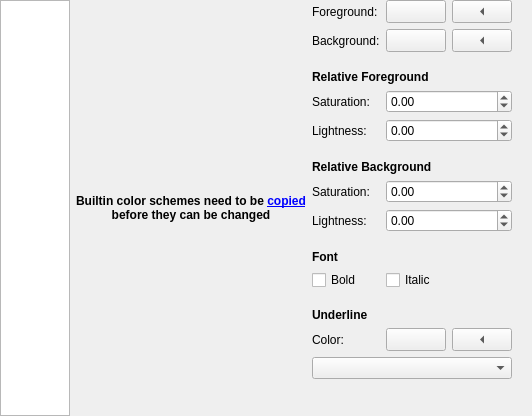
<?xml version="1.0" encoding="UTF-8"?>
<ui version="4.0">
 <class>TextEditor::Internal::ColorSchemeEdit</class>
 <widget class="QWidget" name="TextEditor::Internal::ColorSchemeEdit">
  <property name="geometry">
   <rect>
    <x>0</x>
    <y>0</y>
    <width>513</width>
    <height>416</height>
   </rect>
  </property>
  <layout class="QHBoxLayout" name="horizontalLayout">
   <property name="leftMargin">
    <number>0</number>
   </property>
   <property name="topMargin">
    <number>0</number>
   </property>
   <property name="rightMargin">
    <number>0</number>
   </property>
   <property name="bottomMargin">
    <number>0</number>
   </property>
   <item>
    <widget class="QListView" name="itemList">
     <property name="sizePolicy">
      <sizepolicy hsizetype="Expanding" vsizetype="Expanding">
       <horstretch>0</horstretch>
       <verstretch>0</verstretch>
      </sizepolicy>
     </property>
     <property name="selectionMode">
      <enum>QAbstractItemView::ExtendedSelection</enum>
     </property>
     <property name="uniformItemSizes">
      <bool>true</bool>
     </property>
    </widget>
   </item>
   <item>
    <widget class="QLabel" name="builtinSchemeLabel">
     <property name="text">
      <string>&lt;p align='center'&gt;&lt;b&gt;Builtin color schemes need to be &lt;a href=&quot;copy&quot;&gt;copied&lt;/a&gt;&lt;br/&gt; before they can be changed&lt;/b&gt;&lt;/p&gt;</string>
     </property>
     <property name="scaledContents">
      <bool>false</bool>
     </property>
    </widget>
   </item>
   <item>
    <widget class="QScrollArea" name="detailsScrollArea">
     <property name="sizePolicy">
      <sizepolicy hsizetype="Fixed" vsizetype="Expanding">
       <horstretch>0</horstretch>
       <verstretch>0</verstretch>
      </sizepolicy>
     </property>
     <property name="frameShape">
      <enum>QFrame::NoFrame</enum>
     </property>
     <property name="frameShadow">
      <enum>QFrame::Plain</enum>
     </property>
     <property name="horizontalScrollBarPolicy">
      <enum>Qt::ScrollBarAlwaysOff</enum>
     </property>
     <property name="sizeAdjustPolicy">
      <enum>QAbstractScrollArea::AdjustToContents</enum>
     </property>
     <widget class="QWidget" name="scrollAreaWidgetContents">
      <property name="geometry">
       <rect>
        <x>0</x>
        <y>0</y>
        <width>212</width>
        <height>390</height>
       </rect>
      </property>
      <layout class="QGridLayout" name="gridLayout" columnstretch="1,0,0">
       <property name="sizeConstraint">
        <enum>QLayout::SetFixedSize</enum>
       </property>
       <property name="leftMargin">
        <number>0</number>
       </property>
       <property name="topMargin">
        <number>0</number>
       </property>
       <property name="rightMargin">
        <number>20</number>
       </property>
       <property name="bottomMargin">
        <number>0</number>
       </property>
       <property name="verticalSpacing">
        <number>0</number>
       </property>
       <item row="30" column="0" colspan="3">
        <spacer name="spacer">
         <property name="orientation">
          <enum>Qt::Vertical</enum>
         </property>
         <property name="sizeHint" stdset="0">
          <size>
           <width>200</width>
           <height>0</height>
          </size>
         </property>
        </spacer>
       </item>
       <item row="3" column="0" colspan="3">
        <widget class="QWidget" name="foregroundSpacer" native="true">
         <property name="sizePolicy">
          <sizepolicy hsizetype="Preferred" vsizetype="Fixed">
           <horstretch>0</horstretch>
           <verstretch>0</verstretch>
          </sizepolicy>
         </property>
         <property name="minimumSize">
          <size>
           <width>0</width>
           <height>6</height>
          </size>
         </property>
         <property name="maximumSize">
          <size>
           <width>16777215</width>
           <height>6</height>
          </size>
         </property>
        </widget>
       </item>
       <item row="1" column="1">
        <widget class="QToolButton" name="foregroundToolButton">
         <property name="sizePolicy">
          <sizepolicy hsizetype="Preferred" vsizetype="Fixed">
           <horstretch>0</horstretch>
           <verstretch>0</verstretch>
          </sizepolicy>
         </property>
         <property name="text">
          <string/>
         </property>
        </widget>
       </item>
       <item row="10" column="0">
        <widget class="QLabel" name="foregroundLightnessLabel">
         <property name="sizePolicy">
          <sizepolicy hsizetype="Preferred" vsizetype="Preferred">
           <horstretch>0</horstretch>
           <verstretch>0</verstretch>
          </sizepolicy>
         </property>
         <property name="text">
          <string>Lightness:</string>
         </property>
        </widget>
       </item>
       <item row="11" column="0" colspan="3">
        <widget class="QWidget" name="relativeForegroundSpacer3" native="true">
         <property name="sizePolicy">
          <sizepolicy hsizetype="Preferred" vsizetype="Fixed">
           <horstretch>0</horstretch>
           <verstretch>0</verstretch>
          </sizepolicy>
         </property>
         <property name="minimumSize">
          <size>
           <width>0</width>
           <height>18</height>
          </size>
         </property>
         <property name="maximumSize">
          <size>
           <width>16777215</width>
           <height>18</height>
          </size>
         </property>
        </widget>
       </item>
       <item row="8" column="0">
        <widget class="QLabel" name="foregroundSaturationLabel">
         <property name="sizePolicy">
          <sizepolicy hsizetype="Preferred" vsizetype="Preferred">
           <horstretch>0</horstretch>
           <verstretch>0</verstretch>
          </sizepolicy>
         </property>
         <property name="text">
          <string>Saturation:</string>
         </property>
        </widget>
       </item>
       <item row="19" column="0" colspan="3">
        <widget class="QWidget" name="fontSpacer1" native="true">
         <property name="sizePolicy">
          <sizepolicy hsizetype="Preferred" vsizetype="Fixed">
           <horstretch>0</horstretch>
           <verstretch>0</verstretch>
          </sizepolicy>
         </property>
         <property name="minimumSize">
          <size>
           <width>0</width>
           <height>6</height>
          </size>
         </property>
         <property name="maximumSize">
          <size>
           <width>16777215</width>
           <height>6</height>
          </size>
         </property>
        </widget>
       </item>
       <item row="23" column="0" colspan="3">
        <widget class="QWidget" name="underlineSpacer1" native="true">
         <property name="sizePolicy">
          <sizepolicy hsizetype="Preferred" vsizetype="Fixed">
           <horstretch>0</horstretch>
           <verstretch>0</verstretch>
          </sizepolicy>
         </property>
         <property name="minimumSize">
          <size>
           <width>0</width>
           <height>6</height>
          </size>
         </property>
         <property name="maximumSize">
          <size>
           <width>16777215</width>
           <height>6</height>
          </size>
         </property>
        </widget>
       </item>
       <item row="1" column="0">
        <widget class="QLabel" name="foregroundLabel">
         <property name="sizePolicy">
          <sizepolicy hsizetype="Fixed" vsizetype="Preferred">
           <horstretch>0</horstretch>
           <verstretch>0</verstretch>
          </sizepolicy>
         </property>
         <property name="text">
          <string>Foreground:</string>
         </property>
         <property name="buddy">
          <cstring>foregroundToolButton</cstring>
         </property>
        </widget>
       </item>
       <item row="22" column="0">
        <widget class="QLabel" name="underlineHeadline">
         <property name="font">
          <font>
           <weight>75</weight>
           <bold>true</bold>
          </font>
         </property>
         <property name="text">
          <string>Underline</string>
         </property>
        </widget>
       </item>
       <item row="6" column="0" colspan="3">
        <widget class="QLabel" name="relativeForegroundHeadline">
         <property name="font">
          <font>
           <weight>75</weight>
           <bold>true</bold>
          </font>
         </property>
         <property name="text">
          <string>Relative Foreground</string>
         </property>
        </widget>
       </item>
       <item row="7" column="0" colspan="3">
        <widget class="QWidget" name="relativeForegroundSpacer1" native="true">
         <property name="sizePolicy">
          <sizepolicy hsizetype="Preferred" vsizetype="Fixed">
           <horstretch>0</horstretch>
           <verstretch>0</verstretch>
          </sizepolicy>
         </property>
         <property name="minimumSize">
          <size>
           <width>0</width>
           <height>6</height>
          </size>
         </property>
         <property name="maximumSize">
          <size>
           <width>16777215</width>
           <height>6</height>
          </size>
         </property>
        </widget>
       </item>
       <item row="16" column="1" colspan="2">
        <widget class="QDoubleSpinBox" name="backgroundLightnessSpinBox">
         <property name="minimum">
          <double>-1.000000000000000</double>
         </property>
         <property name="maximum">
          <double>1.000000000000000</double>
         </property>
         <property name="singleStep">
          <double>0.050000000000000</double>
         </property>
        </widget>
       </item>
       <item row="4" column="2">
        <widget class="QToolButton" name="eraseBackgroundToolButton">
         <property name="sizePolicy">
          <sizepolicy hsizetype="Preferred" vsizetype="Fixed">
           <horstretch>0</horstretch>
           <verstretch>0</verstretch>
          </sizepolicy>
         </property>
         <property name="toolTip">
          <string>Erase background.</string>
         </property>
         <property name="text">
          <string>x</string>
         </property>
         <property name="arrowType">
          <enum>Qt::LeftArrow</enum>
         </property>
        </widget>
       </item>
       <item row="13" column="0" colspan="3">
        <widget class="QWidget" name="relativeBackgroundSpacer1" native="true">
         <property name="sizePolicy">
          <sizepolicy hsizetype="Preferred" vsizetype="Fixed">
           <horstretch>0</horstretch>
           <verstretch>0</verstretch>
          </sizepolicy>
         </property>
         <property name="minimumSize">
          <size>
           <width>0</width>
           <height>6</height>
          </size>
         </property>
         <property name="maximumSize">
          <size>
           <width>16777215</width>
           <height>6</height>
          </size>
         </property>
        </widget>
       </item>
       <item row="4" column="1">
        <widget class="QToolButton" name="backgroundToolButton">
         <property name="sizePolicy">
          <sizepolicy hsizetype="Preferred" vsizetype="Fixed">
           <horstretch>0</horstretch>
           <verstretch>0</verstretch>
          </sizepolicy>
         </property>
         <property name="text">
          <string/>
         </property>
        </widget>
       </item>
       <item row="16" column="0">
        <widget class="QLabel" name="backgroundLightnessLabel">
         <property name="sizePolicy">
          <sizepolicy hsizetype="Preferred" vsizetype="Preferred">
           <horstretch>0</horstretch>
           <verstretch>0</verstretch>
          </sizepolicy>
         </property>
         <property name="text">
          <string>Lightness:</string>
         </property>
        </widget>
       </item>
       <item row="12" column="0" colspan="3">
        <widget class="QLabel" name="relativeBackgroundHeadline">
         <property name="font">
          <font>
           <weight>75</weight>
           <bold>true</bold>
          </font>
         </property>
         <property name="text">
          <string>Relative Background</string>
         </property>
        </widget>
       </item>
       <item row="18" column="0">
        <widget class="QLabel" name="fontHeadline">
         <property name="font">
          <font>
           <weight>75</weight>
           <bold>true</bold>
          </font>
         </property>
         <property name="text">
          <string>Font</string>
         </property>
        </widget>
       </item>
       <item row="14" column="0">
        <widget class="QLabel" name="backgroundSaturationLabel">
         <property name="sizePolicy">
          <sizepolicy hsizetype="Preferred" vsizetype="Preferred">
           <horstretch>0</horstretch>
           <verstretch>0</verstretch>
          </sizepolicy>
         </property>
         <property name="text">
          <string>Saturation:</string>
         </property>
        </widget>
       </item>
       <item row="14" column="1" colspan="2">
        <widget class="QDoubleSpinBox" name="backgroundSaturationSpinBox">
         <property name="minimum">
          <double>-1.000000000000000</double>
         </property>
         <property name="maximum">
          <double>1.000000000000000</double>
         </property>
         <property name="singleStep">
          <double>0.050000000000000</double>
         </property>
        </widget>
       </item>
       <item row="24" column="2">
        <widget class="QToolButton" name="eraseUnderlineColorToolButton">
         <property name="sizePolicy">
          <sizepolicy hsizetype="Preferred" vsizetype="Fixed">
           <horstretch>0</horstretch>
           <verstretch>0</verstretch>
          </sizepolicy>
         </property>
         <property name="toolTip">
          <string>Erase background.</string>
         </property>
         <property name="text">
          <string>x</string>
         </property>
         <property name="arrowType">
          <enum>Qt::LeftArrow</enum>
         </property>
        </widget>
       </item>
       <item row="26" column="0" colspan="3">
        <widget class="QComboBox" name="underlineComboBox"/>
       </item>
       <item row="1" column="2">
        <widget class="QToolButton" name="eraseForegroundToolButton">
         <property name="sizePolicy">
          <sizepolicy hsizetype="Preferred" vsizetype="Fixed">
           <horstretch>0</horstretch>
           <verstretch>0</verstretch>
          </sizepolicy>
         </property>
         <property name="toolTip">
          <string>Erase foreground.</string>
         </property>
         <property name="text">
          <string>x</string>
         </property>
         <property name="arrowType">
          <enum>Qt::LeftArrow</enum>
         </property>
        </widget>
       </item>
       <item row="15" column="0" colspan="3">
        <widget class="QWidget" name="relativeBackgroundSpacer2" native="true">
         <property name="sizePolicy">
          <sizepolicy hsizetype="Preferred" vsizetype="Fixed">
           <horstretch>0</horstretch>
           <verstretch>0</verstretch>
          </sizepolicy>
         </property>
         <property name="minimumSize">
          <size>
           <width>0</width>
           <height>6</height>
          </size>
         </property>
         <property name="maximumSize">
          <size>
           <width>16777215</width>
           <height>6</height>
          </size>
         </property>
        </widget>
       </item>
       <item row="20" column="0">
        <widget class="QCheckBox" name="boldCheckBox">
         <property name="text">
          <string>Bold</string>
         </property>
        </widget>
       </item>
       <item row="17" column="0" colspan="3">
        <widget class="QWidget" name="relativeBackgroundSpacer3" native="true">
         <property name="sizePolicy">
          <sizepolicy hsizetype="Preferred" vsizetype="Fixed">
           <horstretch>0</horstretch>
           <verstretch>0</verstretch>
          </sizepolicy>
         </property>
         <property name="minimumSize">
          <size>
           <width>0</width>
           <height>18</height>
          </size>
         </property>
         <property name="maximumSize">
          <size>
           <width>16777215</width>
           <height>18</height>
          </size>
         </property>
        </widget>
       </item>
       <item row="24" column="1">
        <widget class="QToolButton" name="underlineColorToolButton">
         <property name="sizePolicy">
          <sizepolicy hsizetype="Preferred" vsizetype="Fixed">
           <horstretch>0</horstretch>
           <verstretch>0</verstretch>
          </sizepolicy>
         </property>
         <property name="text">
          <string/>
         </property>
        </widget>
       </item>
       <item row="25" column="0" colspan="3">
        <widget class="QWidget" name="underlineSpacer2" native="true">
         <property name="sizePolicy">
          <sizepolicy hsizetype="Preferred" vsizetype="Fixed">
           <horstretch>0</horstretch>
           <verstretch>0</verstretch>
          </sizepolicy>
         </property>
         <property name="minimumSize">
          <size>
           <width>0</width>
           <height>6</height>
          </size>
         </property>
         <property name="maximumSize">
          <size>
           <width>16777215</width>
           <height>6</height>
          </size>
         </property>
        </widget>
       </item>
       <item row="21" column="0" colspan="3">
        <widget class="QWidget" name="fontSpacer2" native="true">
         <property name="sizePolicy">
          <sizepolicy hsizetype="Preferred" vsizetype="Fixed">
           <horstretch>0</horstretch>
           <verstretch>0</verstretch>
          </sizepolicy>
         </property>
         <property name="minimumSize">
          <size>
           <width>0</width>
           <height>18</height>
          </size>
         </property>
         <property name="maximumSize">
          <size>
           <width>16777215</width>
           <height>18</height>
          </size>
         </property>
        </widget>
       </item>
       <item row="10" column="1" colspan="2">
        <widget class="QDoubleSpinBox" name="foregroundLightnessSpinBox">
         <property name="minimum">
          <double>-1.000000000000000</double>
         </property>
         <property name="maximum">
          <double>1.000000000000000</double>
         </property>
         <property name="singleStep">
          <double>0.050000000000000</double>
         </property>
        </widget>
       </item>
       <item row="8" column="1" colspan="2">
        <widget class="QDoubleSpinBox" name="foregroundSaturationSpinBox">
         <property name="minimum">
          <double>-1.000000000000000</double>
         </property>
         <property name="maximum">
          <double>1.000000000000000</double>
         </property>
         <property name="singleStep">
          <double>0.050000000000000</double>
         </property>
        </widget>
       </item>
       <item row="9" column="0" colspan="3">
        <widget class="QWidget" name="relativeForegroundSpacer2" native="true">
         <property name="sizePolicy">
          <sizepolicy hsizetype="Preferred" vsizetype="Fixed">
           <horstretch>0</horstretch>
           <verstretch>0</verstretch>
          </sizepolicy>
         </property>
         <property name="minimumSize">
          <size>
           <width>0</width>
           <height>6</height>
          </size>
         </property>
         <property name="maximumSize">
          <size>
           <width>16777215</width>
           <height>6</height>
          </size>
         </property>
        </widget>
       </item>
       <item row="24" column="0">
        <widget class="QLabel" name="underlineLabel">
         <property name="sizePolicy">
          <sizepolicy hsizetype="Fixed" vsizetype="Preferred">
           <horstretch>0</horstretch>
           <verstretch>0</verstretch>
          </sizepolicy>
         </property>
         <property name="text">
          <string>Color:</string>
         </property>
         <property name="buddy">
          <cstring>backgroundToolButton</cstring>
         </property>
        </widget>
       </item>
       <item row="4" column="0">
        <widget class="QLabel" name="backgroundLabel">
         <property name="sizePolicy">
          <sizepolicy hsizetype="Fixed" vsizetype="Preferred">
           <horstretch>0</horstretch>
           <verstretch>0</verstretch>
          </sizepolicy>
         </property>
         <property name="text">
          <string>Background:</string>
         </property>
         <property name="buddy">
          <cstring>backgroundToolButton</cstring>
         </property>
        </widget>
       </item>
       <item row="20" column="1" colspan="2">
        <widget class="QCheckBox" name="italicCheckBox">
         <property name="text">
          <string>Italic</string>
         </property>
        </widget>
       </item>
       <item row="5" column="0" colspan="3">
        <widget class="QWidget" name="backgroundSpacer" native="true">
         <property name="sizePolicy">
          <sizepolicy hsizetype="Preferred" vsizetype="Fixed">
           <horstretch>0</horstretch>
           <verstretch>0</verstretch>
          </sizepolicy>
         </property>
         <property name="minimumSize">
          <size>
           <width>0</width>
           <height>18</height>
          </size>
         </property>
         <property name="maximumSize">
          <size>
           <width>16777215</width>
           <height>18</height>
          </size>
         </property>
        </widget>
       </item>
      </layout>
     </widget>
    </widget>
   </item>
  </layout>
 </widget>
 <tabstops>
  <tabstop>itemList</tabstop>
  <tabstop>foregroundToolButton</tabstop>
  <tabstop>eraseForegroundToolButton</tabstop>
  <tabstop>backgroundToolButton</tabstop>
  <tabstop>eraseBackgroundToolButton</tabstop>
  <tabstop>boldCheckBox</tabstop>
  <tabstop>italicCheckBox</tabstop>
  <tabstop>underlineColorToolButton</tabstop>
  <tabstop>eraseUnderlineColorToolButton</tabstop>
  <tabstop>underlineComboBox</tabstop>
 </tabstops>
 <resources/>
 <connections/>
</ui>
